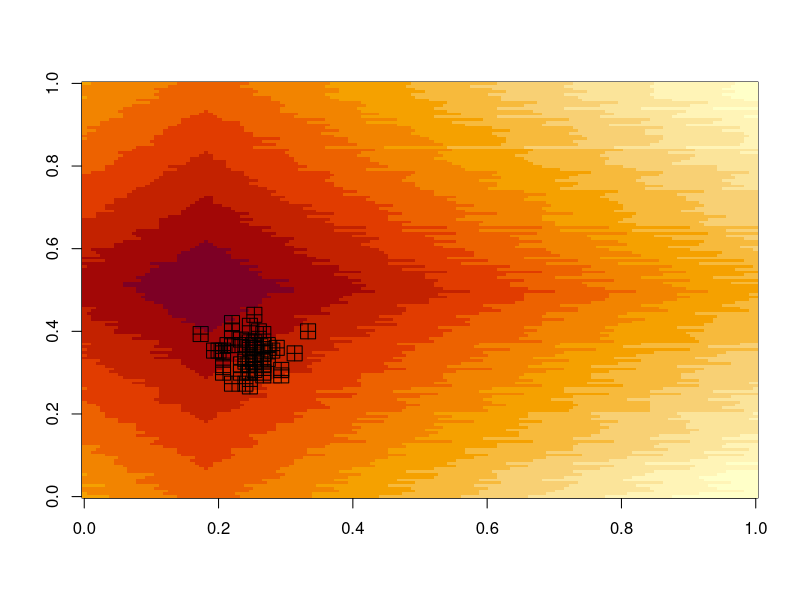
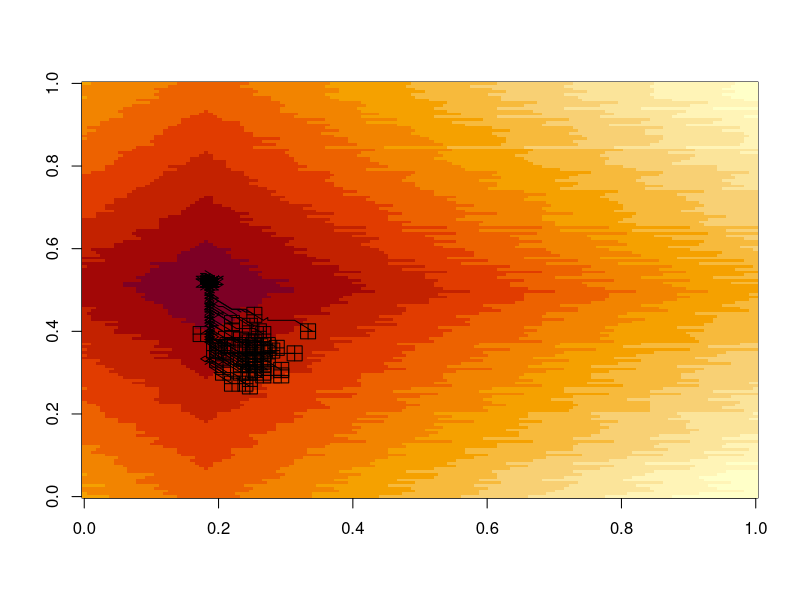

Recreate these plots in R, in order.
elv = c(0, 400)           
lndscp = 150                 
nindvs    = 50                 
nsteps    = 500                 
mvup    = 0.8

prod.land = function(elv){
  land  = matrix(ncol=lndscp, nrow=lndscp)
  ypk = round(runif(1,0,lndscp))
  xpk = round(runif(1,0,lndscp))
  land[xpk, ypk] = elv[2]
  
  land[xpk, 1:(ypk-1)] = round(seq(elv[1], elv[2], (elv[2]-elv[1])/(ypk-2)) + rgamma((ypk-1),0,1), 0)
  land[xpk, (ypk+1):lndscp] = round(rev(seq(elv[1], elv[2], (elv[2]-elv[1])/(lndscp-ypk-1)) + rgamma((lndscp-ypk),5,2)), 0)
  
  for(r in (xpk-1):1){
    land[r,] = land[(r+1),] - round(rgamma(lndscp, 5, 1), 0)
  }
  for(r in (xpk+1):lndscp){
    land[r,] = land[(r-1),] - round(rgamma(lndscp, 5, 1), 0)
  }
  return(land)
}
land = prod.land(elv)
windows()
image(land)  

pop = function(nindvs, lndscp){
  bflies = matrix(nrow=nindvs, ncol=2)
  variance=25
  x = round(runif(1,min = 0,max = lndscp-variance))
  y = round(runif(1,min = 0,max = lndscp-variance))
  bflies[,1]  = x + rpois(nindvs, variance)
  bflies[,2]  = y + rpois(nindvs, variance)
  return(bflies)
}
bflies = pop(nindvs, lndscp)
points(bflies[,1]/150, bflies[,2]/150, pch=12,cex=2.0)



mvup=0.8
moving=function(x){
  mv=matrix(NA,nsteps,2)
  mv[1,]=bflies[x,]
  switch=NA
for (k in 2:nsteps) {
  switch[k]=rbinom(1,1,mvup)
  neighbors=land[ifelse((mv[k-1,1])==1,1,(mv[k-1,1]-1)):ifelse((mv[k-1,1])==150,150,(mv[k-1,1]+1)),ifelse((mv[k-1,2])==1,1,(mv[k-1,2]-1)):ifelse((mv[k-1,2])==150,150,(mv[k-1,2]+1))]
  shift=max(which(neighbors==max(neighbors)))
  mv[k,2]=if(switch[k]==1){ifelse(shift %in% c(1,2,3),mv[(k-1),2]-1,ifelse(shift %in% c(7,8,9),mv[(k-1),2]+1,mv[(k-1),2]))
    } else mv[(k-1),2]+sample(c(1,0,-1),1)
      mv[k,1]=if(switch[k]==1) {ifelse(shift %in% c(1,4,7), mv[(k-1),1]-1,ifelse(shift %in% c(3,6,9), mv[(k-1),1]+1,mv[(k-1),1]))
        } else mv[(k-1),1]+sample(c(1,0,-1),1)
}  
  return(mv)
}


windows()
image(land)
points(bflies[,1]/150, bflies[,2]/150, pch=12,cex=2.0)
movements=lapply(1:nindvs,moving)
corridors=lapply(movements,function(x)x/150)
lapply(corridors, lines)


